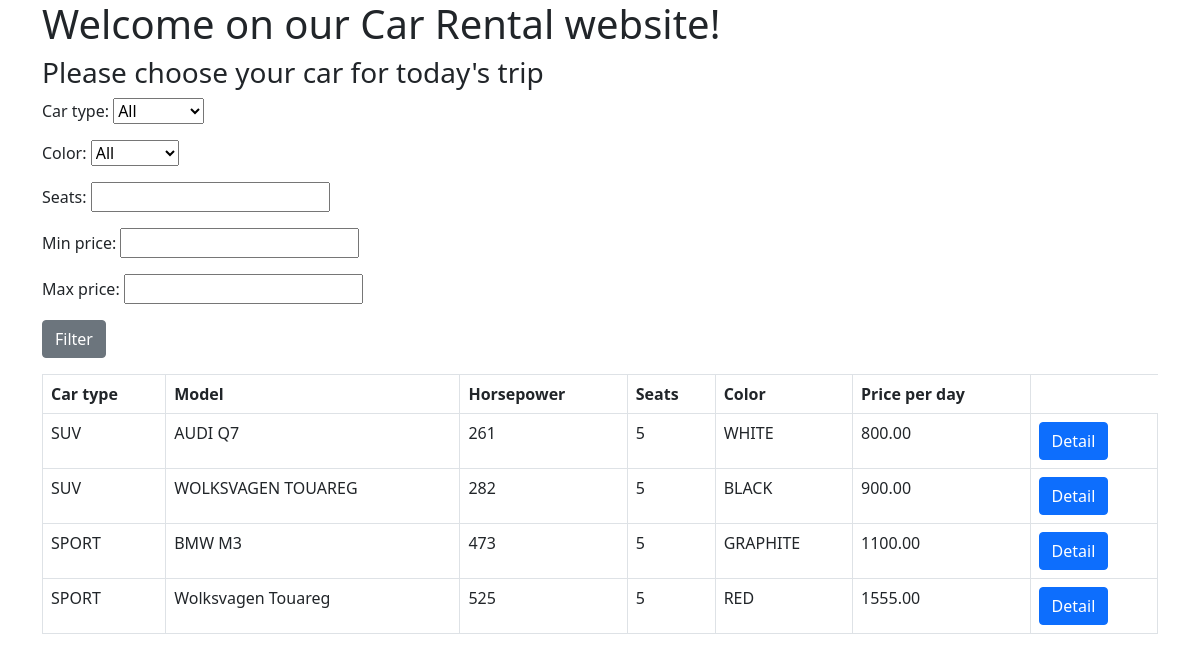
/home/, run on an earlier commit of the app's database.
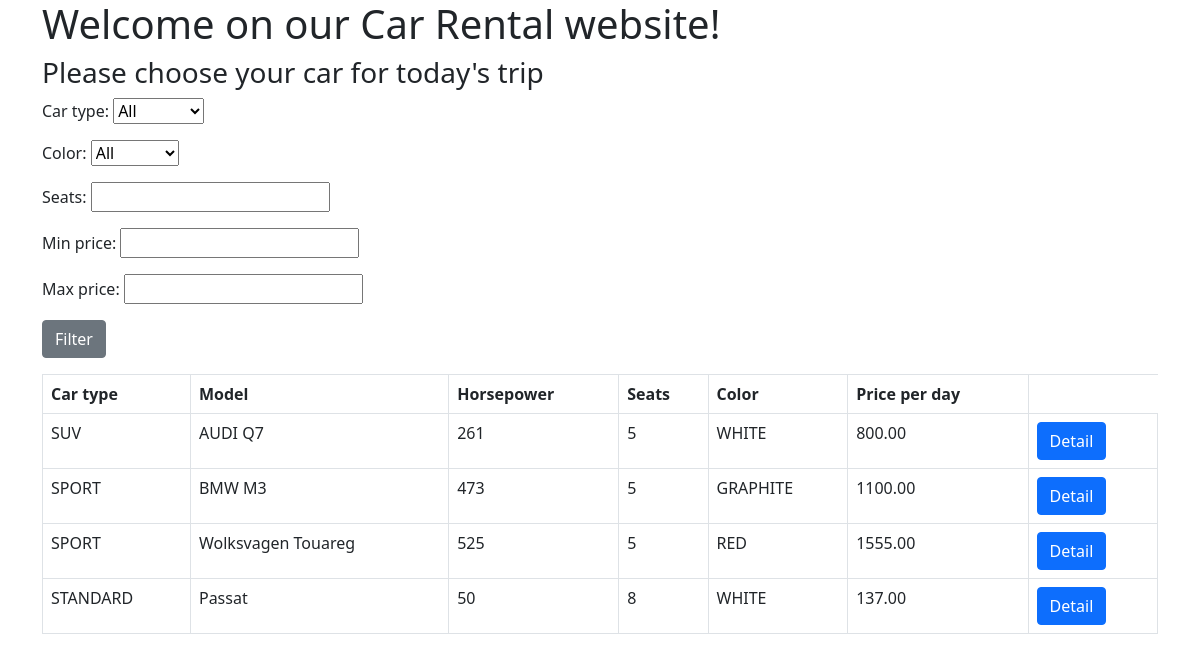
And on a later commit of the database.
### reservations/models.py (models this page shows, shortened)
class Car(models.Model):
    CAR_COLORS_CHOICES = [("BLACK", "black"), ("WHITE", "white"), ("RED", "red"), ("GRAPHITE", "graphite")]
    CAR_TYPES = [("SUV", "SUV"), ("SPORT", "sport"), ("STANDARD", "standard")]
    car_type = models.CharField(choices=CAR_TYPES, max_length=16)
    model = models.CharField(max_length=100)
    horsepower = models.DecimalField(decimal_places=0, max_digits=3, null=True)
    seats = models.PositiveSmallIntegerField()
    price_per_day = models.DecimalField(decimal_places=2, max_digits=6)
    color = models.CharField(choices=CAR_COLORS_CHOICES, max_length=16)

### reservations/views.py (the view, shortened to what this page needs)
# urls.py: path("home/", HomeView.as_view(), name="home_view"), # http://127.0.0.1:8000/home
class HomeView(ListView):
    model = Car
    template_name = "home_view.html"
    context_object_name = "object_list"
    def get_queryset(self):
        qs = Car.objects.annotate(num_reservations=Count("reservations")).filter(num_reservations=0)
        return qs
    def get_context_data(self, **kwargs):
        context = super().get_context_data(**kwargs)
        context["form"] = CarFilterForm()
        return context

### reservations/forms.py
class CarFilterForm(forms.Form):
    car_type = forms.ChoiceField(choices=[("None", "All"), ("SUV", "SUV"), ("SPORT", "Sport"), ("STANDARD", "Standard")], required=False)
    color = forms.ChoiceField(choices=[("None", "All"), ("BLACK", "Black"), ("WHITE", "White"), ("RED", "Red"), ("GRAPHITE", "Graphite")], required=False)
    seats = forms.IntegerField(min_value=1, required=False)
    min_price = forms.DecimalField(required=False, decimal_places=2, max_digits=6)
    max_price = forms.DecimalField(required=False, decimal_places=2, max_digits=6)

### reservations/templates/home_view.html (shortened to what this page needs)
<head>
    <link href="https://cdn.jsdelivr.net/npm/bootstrap@5.0.2/dist/css/bootstrap.min.css" rel="stylesheet">
</head>
<body>
<div class="container">
    <h1>Welcome on our Car Rental website!</h1>
    <h3>Please choose your car for today's trip</h3>
    <form method="post" action="{% url 'home_view' %}">
        {{ form.as_p }}
        <button type="submit" class="btn btn-secondary">Filter</button>
    </form>
<table class="table table-bordered">
    <tr>
        <th>Car type</th>
        <th>Model</th>
        <th>Horsepower</th>
        <th>Seats</th>
        <th>Color</th>
        <th>Price per day</th>
    </tr>
    {% for object in object_list %}
    <tr>
        <td>{{ object.car_type }}</td>
        <td>{{ object.model }}</td>
        <td>{{ object.horsepower }}</td>
        <td>{{ object.seats }}</td>
        <td>{{ object.color }}</td>
        <td>{{ object.price_per_day }}</td>
        <td><a href="{% url 'car_detail' object.id %}"><button type="button" class="btn btn-Primary">Detail</button></a></td>
    </tr>
    {% endfor %}
</div>
</body>

What changed in the data, as far as the page shows it:
no longer on this page (row unchanged): Car: car_type "SUV", model "WOLKSVAGEN TOUAREG", horsepower "282", seats "5", color "BLACK", price_per_day "900.00"
added Car: car_type "STANDARD", model "Passat", horsepower "50", seats "8", color "WHITE", price_per_day "137.00"
